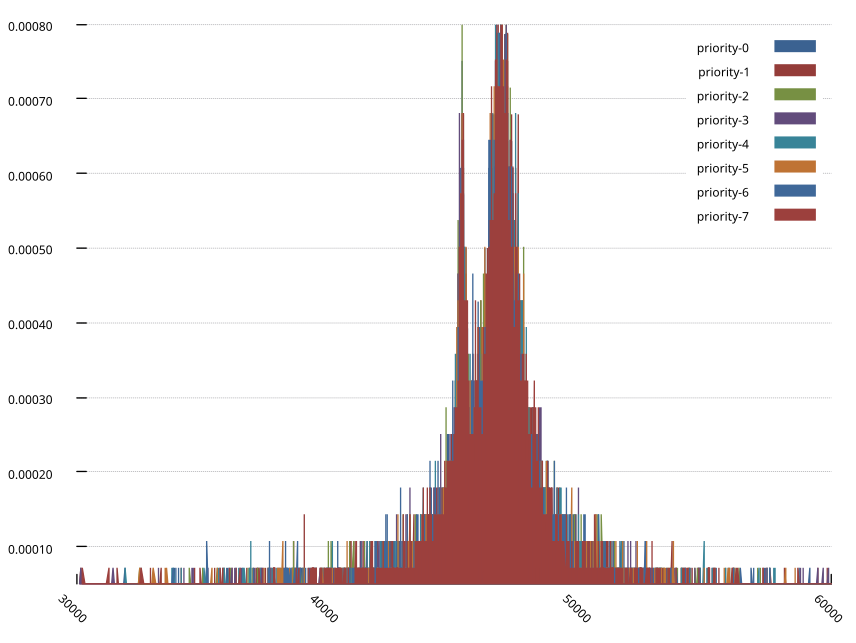

The script that drew this image:
set boxwidth 1
set noborder
set grid ytics
set xrange [30000:60000]
set xtics nomirror
set ytics nomirror
set xtics 10000
set yrange [0.00005: 0.0008]
set xtics rot by -45 offset -2, 0
# set xlabel "Latency({/symbol \155}s)"
# set ylabel "Probability Density"

datafile0 = 'prio_0_freq.dat'
datafile1 = 'prio_1_freq.dat'
datafile2 = 'prio_2_freq.dat'
datafile3 = 'prio_3_freq.dat'
datafile4 = 'prio_4_freq.dat'
datafile5 = 'prio_5_freq.dat'
datafile6 = 'prio_6_freq.dat'
datafile7 = 'prio_7_freq.dat'

set style fill transparent solid 1 border -2
plot datafile0 using 1:2 smooth frequency w filledcurves fillcolor rgb "#3b6291" t "priority-0", \
    datafile1 using 1:2 smooth frequency w filledcurves fillcolor rgb "#943c39" t "priority-1", \
    datafile2 using 1:2 smooth frequency w filledcurves fillcolor rgb "#779043" t "priority-2", \
    datafile3 using 1:2 smooth frequency w filledcurves fillcolor rgb "#624c7c" t "priority-3", \
    datafile4 using 1:2 smooth frequency w filledcurves fillcolor rgb "#388498" t "priority-4", \
    datafile5 using 1:2 smooth frequency w filledcurves fillcolor rgb "#bf7334" t "priority-5", \
    datafile6 using 1:2 smooth frequency w filledcurves fillcolor rgb "#3f6899" t "priority-6", \
    datafile7 using 1:2 smooth frequency w filledcurves fillcolor rgb "#9c403d" t "priority-7", \
